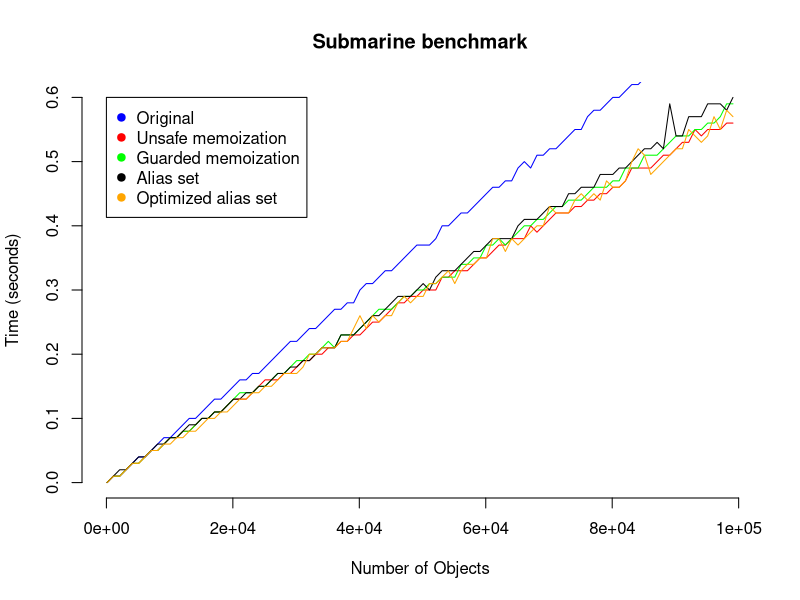
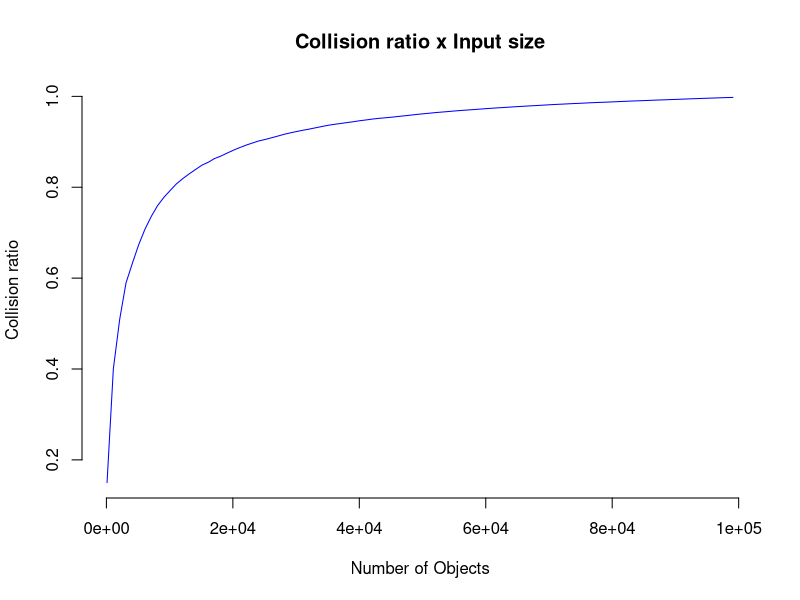

Recreate these plots in R, in order.
f1 <- read.csv(file = "csv/original.csv")
f2 <- read.csv(file = "csv/unsafe-memo.csv")
f3 <- read.csv(file = "csv/guarded.csv")
f4 <- read.csv(file = "csv/alias-set.csv")
f5 <- read.csv(file = "csv/collisions.csv")
f6 <- read.csv(file = "csv/alias-set-opt.csv")

plot(f1$n, f1$time, main = "Submarine benchmark", xlab = "Number of Objects", ylab = "Time (seconds)", type = "l", frame = FALSE, col = "blue", ylim = c(0, 0.6))
lines(f2$n, f2$time, col = "red", type = "l")
lines(f3$n, f3$time, col = "green", type = "l")
lines(f4$n, f4$time, col = "black", type = "l")
lines(f6$n, f6$time, col = "orange", type = "l")

legend(0, 0.6,
	legend=c("Original", "Unsafe memoization", "Guarded memoization", "Alias set", "Optimized alias set"),
	pch=c(19, 19, 19, 19, 19),
	col=c("blue", "red", "green", "black", "orange"))


plot(f1$n, f5$collisions / f1$n * 1 / 2, main = "Collision ratio x Input size", xlab = "Number of Objects", ylab = "Collision ratio", type = "l", frame = FALSE, col = "blue")
